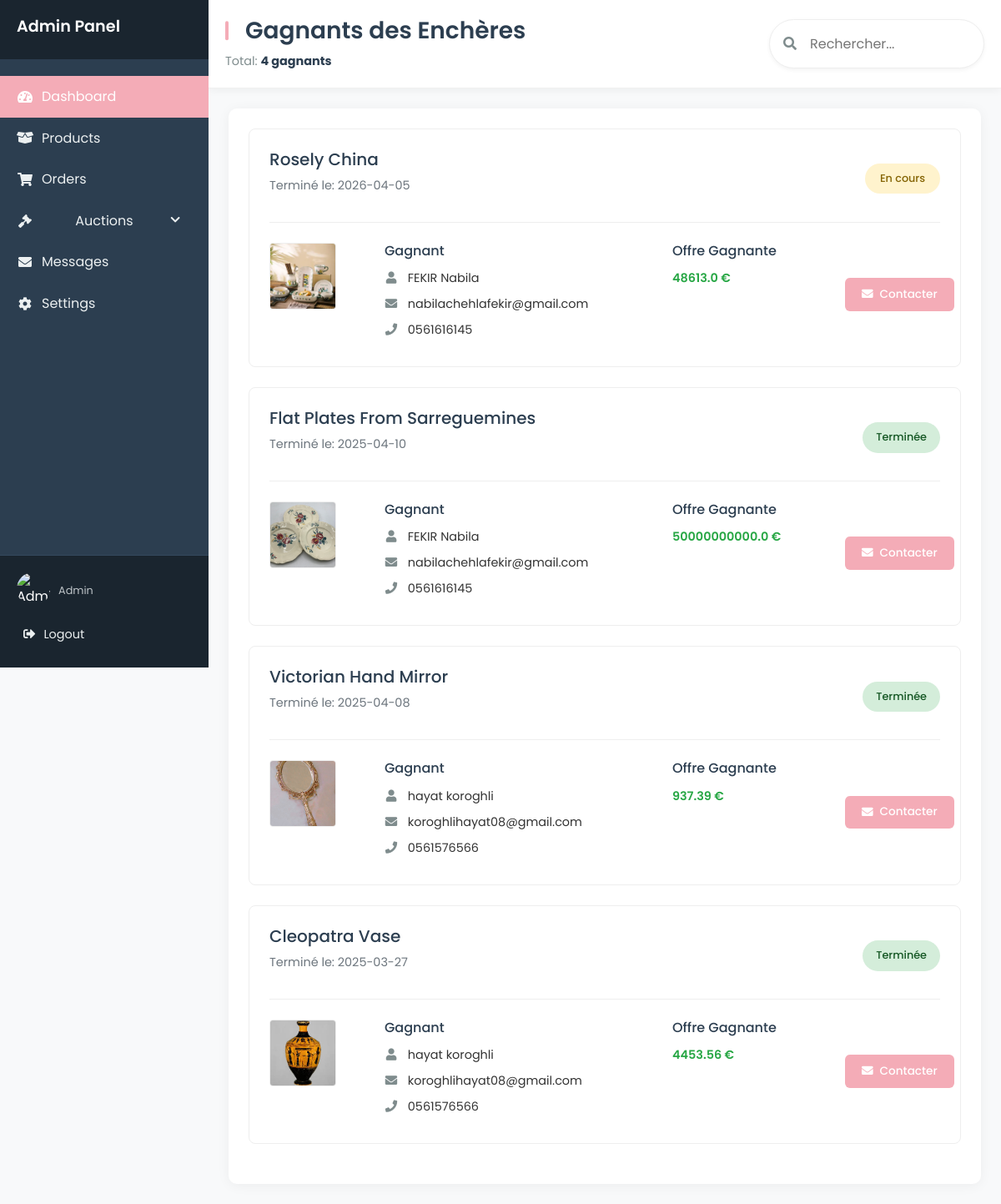
/admin/auction_winners, run on an earlier commit of the app's database.
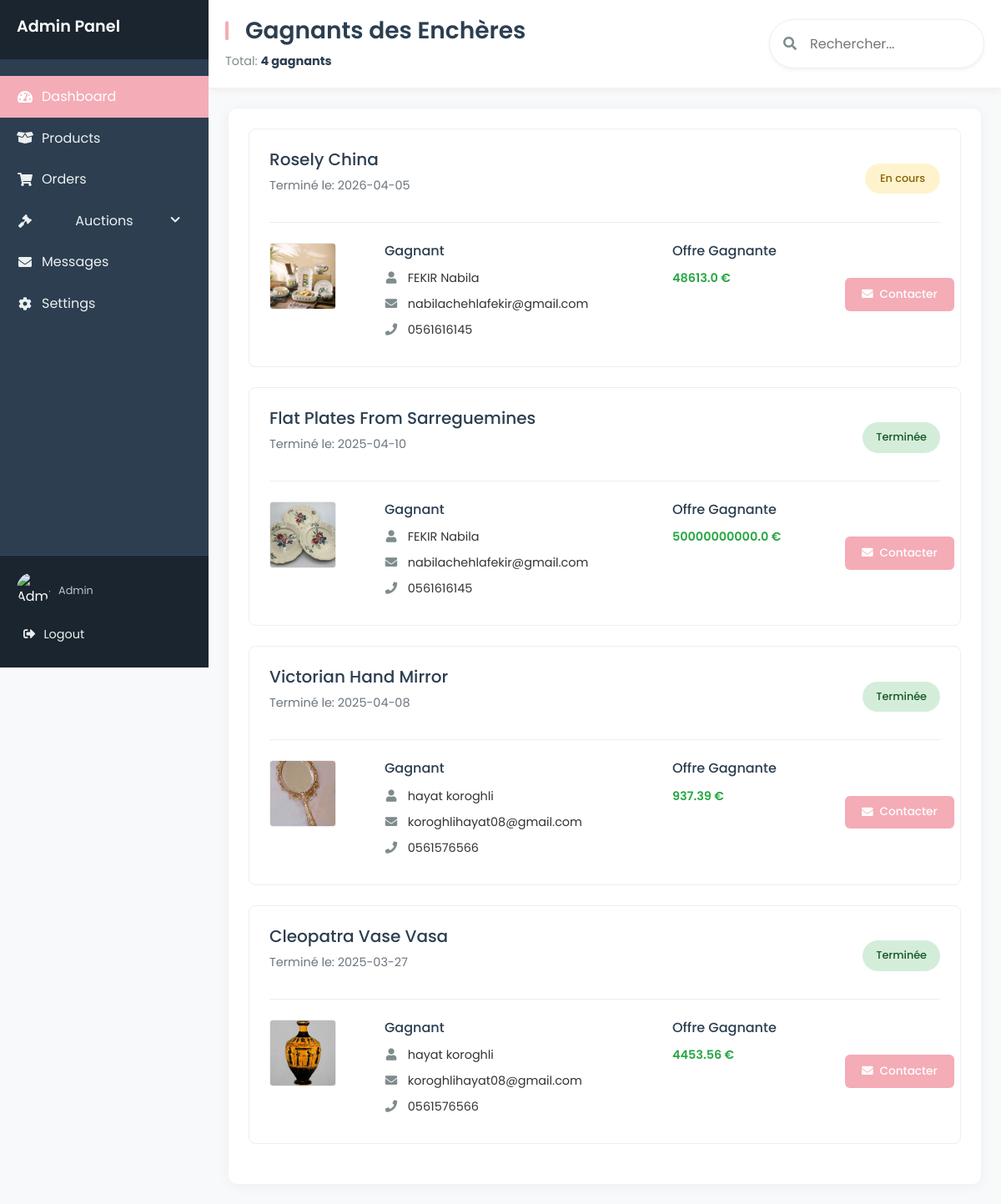
And on a later commit of the database.
### tables this page shows
CREATE TABLE enchere (
            id_enchere INTEGER PRIMARY KEY AUTOINCREMENT,
            name TEXT NOT NULL,
            etat TEXT NOT NULL DEFAULT 'En cours',
            description TEXT NOT NULL,
            image_url TEXT, 
            prix REAL NOT NULL,
            date_fin DATE NOT NULL,
            adresse TEXT NOT NULL
        );

CREATE TABLE users (
            id INTEGER PRIMARY KEY AUTOINCREMENT,
            FirstName TEXT NOT NULL,
            LastName TEXT NOT NULL,
            Email TEXT UNIQUE NOT NULL,
            phoneNum TEXT NOT NULL,
            password TEXT NOT NULL, 
            is_admin INTEGER NOT NULL DEFAULT 0 CHECK(is_admin IN (0,1))  
        );

### app.py (the view, shortened to what this page needs)
@app.route("/admin/auction_winners", methods=["GET", "POST"])
def auction_winners():
    conn = get_db()
    cursor = conn.cursor()
    cursor.execute(
        """
        SELECT
            e.id_enchere,
            e.name AS auction_name,
            e.image_url,
            e.date_fin,
            MAX(h.proposed_price) AS winning_bid,
            u.id AS winner_id,
            u.FirstName || ' ' || u.LastName AS winner_name,
            u.Email AS winner_email,
            u.phoneNum AS winner_phone,
            e.etat,
            CASE
                WHEN e.etat = 'Annulée' THEN 'Annulée'
                WHEN e.date_fin < date('now') THEN 'Terminée'
                ELSE 'En cours'
            END AS auction_status
        FROM enchere e
        JOIN historique_enchere h ON e.id_enchere = h.id_enchere
        JOIN users u ON h.id_user = u.id
        GROUP BY e.id_enchere
        HAVING winning_bid = h.proposed_price
        ORDER BY e.date_fin DESC
        """
    )
    winners = cursor.fetchall()
    conn.close()
    return render_template("winner_enchere.html", winners=winners)

### app.py (called while the page is built)
def get_db():
    conn = sqlite3.connect("database.db")
    conn.row_factory = sqlite3.Row
    return conn

### templates/winner_enchere.html (shortened to what the changed rows need)
<!DOCTYPE html>
<html lang="fr">
  <head>
    <link
      rel="stylesheet"
      href="https://cdnjs.cloudflare.com/ajax/libs/font-awesome/5.15.4/css/all.min.css" />
    <link href="https://cdn.jsdelivr.net/npm/bootstrap@5.1.3/dist/css/bootstrap.min.css" rel="stylesheet">
  </head>
  <body>
    <div class="admin-container">
    <aside class="sidebar">
        <div class="sidebar-header">
            <h2>Admin Panel</h2>
        </div>
    </aside>
      <div class="content-wrapper">
        <header class="main-header">
          <div class="header-title">
            <h1>Gagnants des Enchères</h1>
          </div>
        </header>
        <main class="main-content">
          <div class="winners-container">
            {% if winners|length > 0 %}
              {% for winner in winners %}
              <div class="winner-card">
                <div class="winner-header">
                  <div>
                    <h3>{{ winner.auction_name }}</h3>
                    <p class="text-muted">Terminé le: {{ winner.date_fin }}</p>
                  </div>
                  <div>
                    <span class="status-badge
                      {% if winner.auction_status == 'Terminée' %}status-completed
                      {% elif winner.auction_status == 'Annulée' %}status-canceled
                      {% else %}status-active{% endif %}">
                      {{ winner.auction_status }}
                    </span>
                  </div>
                </div>
                <div class="row">
                  <div class="col-md-2">
                    <img src="{{ url_for('static', filename=winner.image_url) }}"
                         alt="{{ winner.auction_name }}" class="product-image">
                  </div>
                  <div class="col-md-5 winner-info">
                    <h4>Gagnant</h4>
                    <p><i class="fas fa-user"></i> {{ winner.winner_name }}</p>
                    <p><i class="fas fa-envelope"></i> {{ winner.winner_email }}</p>
                    <p><i class="fas fa-phone"></i> {{ winner.winner_phone }}</p>
                  </div>
                  <div class="col-md-3 winner-info">
                    <h4>Offre Gagnante</h4>
                    <p class="winning-bid">{{ winner.winning_bid }} €</p>
                  </div>
                  <div class="col-md-2 d-flex align-items-center">
                    <button class="btn contact-btn"
                            onclick="openEmailModal('{{ winner.winner_email }}')">
                      <i class="fas fa-envelope"></i> Contacter
                    </button>
                  </div>
                </div>
              </div>
              {% endfor %}
            {% else %}
              <div class="empty-state">
                <i class="fas fa-trophy"></i>
                <h3>Aucun gagnant d'enchère trouvé</h3>
                <p>Aucune enchère n'a été terminée avec un gagnant pour le moment.</p>
              </div>
            {% endif %}
          </div>
        </main>
      </div>
    </div>
  </body>
</html>

What changed in the data, as far as the page shows it:
changed enchere: auction_name "Cleopatra Vase" → "Cleopatra Vase Vasa"
